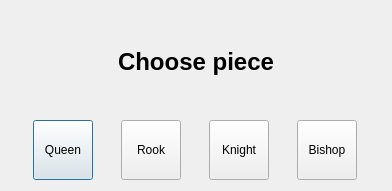
<?xml version="1.0" encoding="UTF-8"?>
<ui version="4.0">
 <class>PromotionDialog</class>
 <widget class="QDialog" name="PromotionDialog">
  <property name="geometry">
   <rect>
    <x>0</x>
    <y>0</y>
    <width>392</width>
    <height>191</height>
   </rect>
  </property>
  <property name="windowTitle">
   <string>Pick Promotion Piece</string>
  </property>
  <layout class="QVBoxLayout" name="verticalLayout">
   <item>
    <widget class="QLabel" name="label">
     <property name="text">
      <string>&lt;h1&gt;Choose piece&lt;/h1&gt;</string>
     </property>
     <property name="alignment">
      <set>Qt::AlignCenter</set>
     </property>
    </widget>
   </item>
   <item>
    <layout class="QHBoxLayout" name="horizontalLayout">
     <item>
      <widget class="QPushButton" name="buttonQueen">
       <property name="minimumSize">
        <size>
         <width>60</width>
         <height>60</height>
        </size>
       </property>
       <property name="maximumSize">
        <size>
         <width>60</width>
         <height>60</height>
        </size>
       </property>
       <property name="text">
        <string>Queen</string>
       </property>
      </widget>
     </item>
     <item>
      <widget class="QPushButton" name="buttonRook">
       <property name="minimumSize">
        <size>
         <width>60</width>
         <height>60</height>
        </size>
       </property>
       <property name="maximumSize">
        <size>
         <width>60</width>
         <height>60</height>
        </size>
       </property>
       <property name="text">
        <string>Rook</string>
       </property>
      </widget>
     </item>
     <item>
      <widget class="QPushButton" name="buttonKnight">
       <property name="minimumSize">
        <size>
         <width>60</width>
         <height>60</height>
        </size>
       </property>
       <property name="maximumSize">
        <size>
         <width>60</width>
         <height>60</height>
        </size>
       </property>
       <property name="text">
        <string>Knight</string>
       </property>
      </widget>
     </item>
     <item>
      <widget class="QPushButton" name="buttonBishop">
       <property name="minimumSize">
        <size>
         <width>60</width>
         <height>60</height>
        </size>
       </property>
       <property name="maximumSize">
        <size>
         <width>60</width>
         <height>60</height>
        </size>
       </property>
       <property name="text">
        <string>Bishop</string>
       </property>
      </widget>
     </item>
    </layout>
   </item>
  </layout>
 </widget>
 <resources/>
 <connections/>
</ui>
